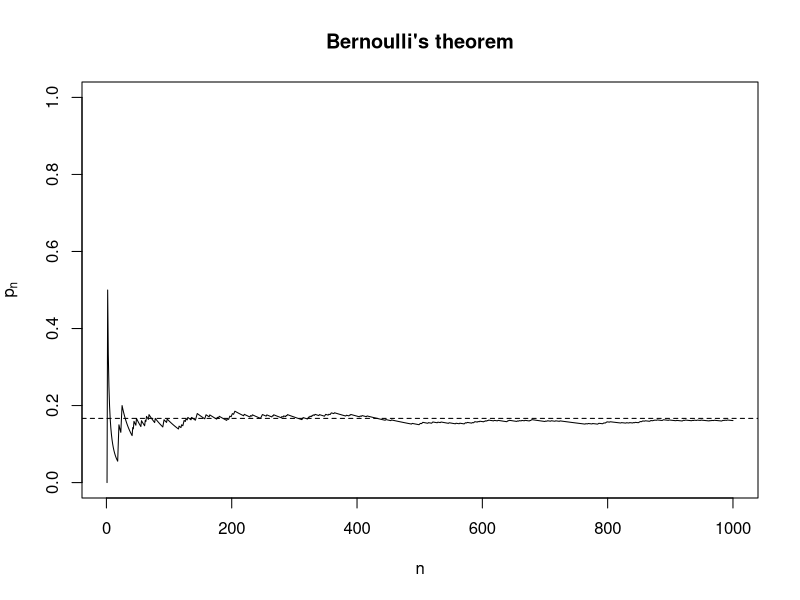

R code for this plot:

## Title: Stochastic simulations
## Author: Luca La Rocca
## Date: 1 October 2024

## Sys.setLanguage("en", unset="it") # uncomment to disable message translation
rm(list=ls(all=TRUE)) # clean the workspace

ls(all=TRUE) # empty workspace

sample(1:6,1) # 1d6 or single extraction from an urn with six numbered balls
sample(1:6,3) # three extractions without replacement from that urn
sample(1:6,6) # random permutation of the balls in that urn
try(sample(1:6,7)) # impossible
sample(1:6,7, replace=TRUE) # possible
sample(1:6,3, replace=TRUE) # 3d6 or three extractions with replacement

ls(all=TRUE) # hidden RNG state

d6size <- 1000 # sample size for simulation
d6samp <- sample(1:6, d6size, replace=TRUE)
d6six <- d6samp==6
plot(1:d6size, cumsum(d6six)/1:d6size, type="l", ylim=c(0,1),
     xlab = expression(n), ylab=expression(p[n]), main="Bernoulli's theorem")
abline(h=1/6, lty="dashed")

bloodtypes <- c("A", "AB", "B", "O") # in alphabetical order
bloodprobs <- c(0.40, 0.04, 0.11, 0.45) # need not sum to one
bloodsize <- 1000 # sample size for simulation
bloodsamp <- sample(bloodtypes, bloodsize, prob=bloodprobs,
                    replace=TRUE) # order of named arguments doesn't matter
bloodprop <- proportions(table(bloodsamp))
cat("When comparing a sample proportion to a population probability", fill=TRUE)
cat("based on a sample of size n =", bloodsize, fill=TRUE)
cat("we are confident that the difference will not exceed 1/sqrt(n) =",
    1/sqrt(bloodsize), fill=TRUE)
cat("and in the present case (blood types in the United States)", fill=TRUE)
print(all.equal(bloodprobs, as.vector(bloodprop), scale=1))

birthdayStudents <- 22 # number of students in the classroom (plus one teacher)
cat("The probability of at least two coinciding birthdays", fill=TRUE)
cat("among", birthdayStudents,"students plus one teacher is", fill=TRUE)
birthdayCoincidence <- replicate(10000,{
  birthdays <- sample(1:365, birthdayStudents+1, replace=TRUE)
  anyDuplicated(birthdays)>0
}) # end of replicate
cat("approximately", mean(birthdayCoincidence),
    "and exactly", 1-prod(365:(365-birthdayStudents))/365^(birthdayStudents+1),
    fill=TRUE)
cat("The probability of at least a birthday coinciding with", fill=TRUE)
cat("the teacher's birthday among", birthdayStudents,"students is", fill=TRUE)
birthdayTeacher <- replicate(10000,{
  teacherday <- sample(1:365, 1)
  birthdays <- sample(1:365, birthdayStudents, replace=TRUE)
  any(birthdays==teacherday)
}) # end of replicate
cat("approximately", mean(birthdayTeacher),
    "and exactly", 1-(364/365)^birthdayStudents,
    fill=TRUE)

LottoNumeri <- c(9,81) # to fix ideas
cat("The probability of \"ambo secco\" is", fill=TRUE)
LottoAmbo <- replicate(100000,{
  estratti <- sample(1:90, 5)
  all(LottoNumeri %in% estratti)
}) # end of replicate
LottoEmpirP <- mean(LottoAmbo)
LottoTheorP <- prod(c(5,4,88,87,86))/prod(90:86)
cat("approximately", LottoEmpirP, "and exactly p =", LottoTheorP, fill=TRUE)
cat("so that a fair payment for a 1 euro bet would be 1/p =",
    1/LottoTheorP, "euro", fill=TRUE)
cat("whereas the actual payment is 250 euro (minus taxes)", fill=TRUE)

seme <- function(carta) # an integer between 1 and 40
{c("Coppe", "Denari", "Bastoni", "Spade")[(carta-1)%/%10+1]}
valore <- function(carta) # an integer between 1 and 40
{(carta-1)%%10+1}
cat("The probability of two Italian cards having the same suit or value is",
    fill=TRUE)
carteEvento <- replicate(40000,{
  mano <- sample(1:40, 2)
  anyDuplicated(seme(mano))>0 | anyDuplicated(valore(mano))>0
}) # end of replicate
cat("approximately", mean(carteEvento),
    "and exactly", (40*9)/(40*39)+(40*3)/(40*39),
    fill=TRUE)

cat("The probability of forming a triangle when breaking a stick", fill=TRUE)
cat("in two (uniformly chosen) random points is ")
stickTriangle <- replicate(10000,{
  stickbreaks <- sort(runif(2))
  sticklengths <- sort(diff(c(0, stickbreaks, 1)))
  sum(sticklengths[1:2]) > sticklengths[3]
}) # end of replicate
cat("approximately", mean(stickTriangle), fill=TRUE)

RisikoAsize <- 5
RisikoDsize <- 3
cat("The probability of winning a no-tomorrow Risiko attack", fill=TRUE)
cat("using", RisikoAsize, "armies against", RisikoDsize, "defending armies is ")
RisikoAwins <- replicate(10000,{
  Attackers <- RisikoAsize
  Defenders <- RisikoDsize
  while(Attackers > 0 & Defenders > 0)
  {
    a <- min(Attackers, 3)
    d <- min(Defenders, 3)
    attack <- sort(sample(1:6, a, rep = TRUE), decreasing = TRUE)
    defend <- sort(sample(1:6, d, rep = TRUE), decreasing = TRUE)
    m <- min(a, d)
    losses <- sum(attack[1:m]<=defend[1:m])
    Attackers <- Attackers - losses
    Defenders <- Defenders - (m - losses)
  }
  Defenders == 0
}) # end of replicate
cat("approximately", mean(RisikoAwins), fill=TRUE)